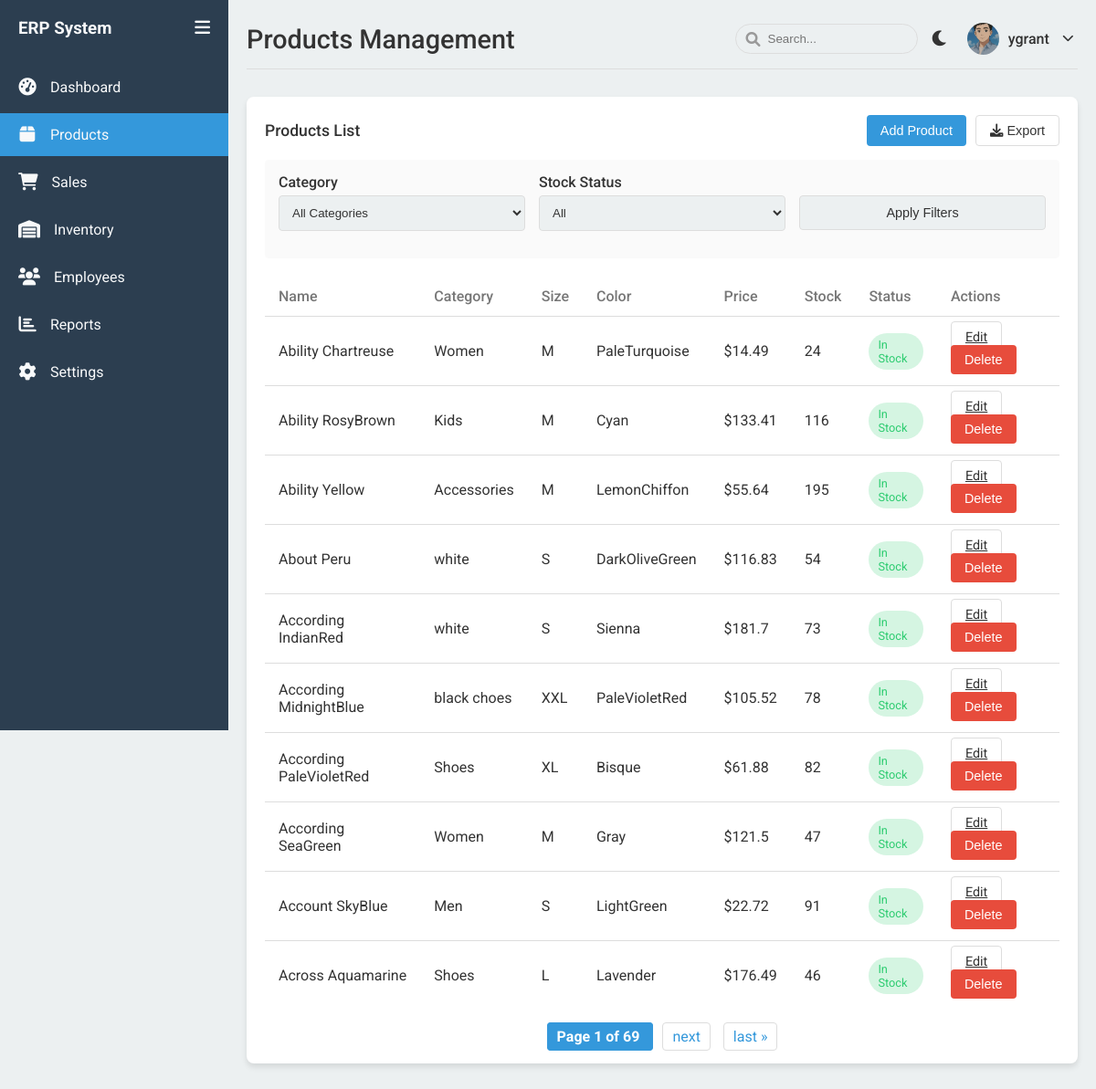
The page /products/ (signed in) on the database its author committed.
### main/models.py (models this page shows, shortened)
class Product(models.Model):
    name = models.CharField(max_length=100)
    category = models.ForeignKey(Category, on_delete=models.CASCADE)
    size = models.CharField(max_length=20, blank=True, null=True)
    color = models.CharField(max_length=50, blank=True, null=True)
    price = models.FloatField()
    stock_quantity = models.IntegerField(default=0)
    created_at = models.DateTimeField(auto_now_add=True)
    updated_at = models.DateTimeField(auto_now=True)

class Category(models.Model):
    name = models.CharField(max_length=100)
    class Meta:
        verbose_name_plural = "Categories"

### main/views.py (the view, shortened to what this page needs)
@login_required
def products(request):
    category_id = request.GET.get('category')
    stock_status = request.GET.get('stock')
    products_list = Product.objects.select_related('category').all()
    if category_id:
        products_list = products_list.filter(category_id=category_id)
    paginator = Paginator(products_list.order_by('name'), 10)
    page = request.GET.get('page', 1)
    products = paginator.get_page(page)
    categories = Category.objects.all()
    context = {
        'products': products,
        'categories': categories,
    }
    return render(request, 'main/products.html', context)

### main/templates/main/products.html (shortened to what this page needs)
{% extends 'main/base.html' %}
{% load static %}
{% block header_title %}Products Management{% endblock %}
{% block content %}
<div class="table-container">
    <div class="table-header">
        <h3 class="table-title">Products List</h3>
        <div class="table-actions">
            <button class="btn btn-primary" id="addProductBtn">Add Product</button>
            <button class="btn btn-outline" id="exportProductsBtn">
                <i class="fas fa-download"></i> Export
            </button>
        </div>
    </div>
    <div class="filter-options">
        <div class="form-row">
            <div class="form-group">
                <label class="form-label">Category</label>
                <select class="form-control" id="categoryFilter">
                    <option value="">All Categories</option>
                </select>
            </div>
            <div class="form-group">
                <label class="form-label">Stock Status</label>
                <select class="form-control" id="stockFilter">
                    <option value="">All</option>
                </select>
            </div>
            <div class="form-group">
                <label class="form-label">&nbsp;</label>
                <button class="btn btn-outline form-control" id="applyFilters">Apply Filters</button>
            </div>
        </div>
    </div>
    <table>
        <thead>
            <tr>
                <th>Name</th>
                <th>Category</th>
                <th>Size</th>
                <th>Color</th>
                <th>Price</th>
                <th>Stock</th>
                <th>Status</th>
                <th>Actions</th>
            </tr>
        </thead>
        <tbody>
            {% for product in products %}
            <tr>
                <td>{{ product.name }}</td>
                <td>{{ product.category.name }}</td>
                <td>{{ product.size|default:"-" }}</td>
                <td>{{ product.color|default:"-" }}</td>
                <td>${{ product.price }}</td>
                <td>{{ product.stock_quantity }}</td>
                <td>
                    {% if product.stock_quantity == 0 %}
                    <span class="status status-danger">Out of Stock</span>
                    {% elif product.stock_quantity < 10 %}
                    <span class="status status-warning">Low Stock</span>
                    {% else %}
                    <span class="status status-success">In Stock</span>
                    {% endif %}
                </td>
                <td>
                    <a href="{% url 'edit_product' product.id %}" class="btn btn-outline btn-sm">Edit</a>
                    <button class="btn btn-danger btn-sm delete-product-btn" data-product-id="{{ product.id }}" data-delete-url="{% url 'delete_product' product.id %}">Delete</button>
                </td>
            </tr>
            {% empty %}
            <tr>
                <td colspan="8" style="text-align: center;">No products found</td>
            </tr>
            {% endfor %}
        </tbody>
    </table>
    {% if products.has_other_pages %}
    <div class="pagination">
        <span class="step-links">
            <span class="current">
                Page {{ products.number }} of {{ products.paginator.num_pages }}
            </span>
            {% if products.has_next %}
                <a href="?page={{ products.next_page_number }}{{ request.GET.urlencode|cut:'page=' }}">next</a>
                <a href="?page={{ products.paginator.num_pages }}{{ request.GET.urlencode|cut:'page=' }}">last &raquo;</a>
            {% endif %}
        </span>
    </div>
    {% endif %}
</div>
{% endblock %}

### main/templates/main/base.html (shortened to what this page needs)
<!DOCTYPE html>
{% load static %}
<html lang="en">
<head>
    <link rel="stylesheet" href="https://cdnjs.cloudflare.com/ajax/libs/font-awesome/6.0.0-beta3/css/all.min.css">
    {% load static %}
    <link rel="stylesheet" href="{% static 'main/css/style.css' %}">
</head>
<body>
    <div class="wrapper">
        <nav class="sidebar" id="sidebar">
            <div class="sidebar-header">
                <h3>ERP System</h3>
                <button class="sidebar-toggle" id="sidebarToggle">
                    <i class="fas fa-bars"></i>
                </button>
            </div>
            <div class="sidebar-menu">
                <ul>
                    <li>
                        <a href="{% url 'dashboard' %}" class="{% if request.path == '/dashboard/' %}active{% endif %}">
                            <span class="icon"><i class="fas fa-tachometer-alt"></i></span>
                            <span class="menu-text">Dashboard</span>
                        </a>
                    </li>
                    <li>
                        <a href="{% url 'products' %}" class="{% if 'products' in request.path %}active{% endif %}">
                            <span class="icon"><i class="fas fa-box"></i></span>
                            <span class="menu-text">Products</span>
                        </a>
                    </li>
                    <li>
                        <a href="{% url 'sales' %}" class="{% if 'sales' in request.path %}active{% endif %}">
                            <span class="icon"><i class="fas fa-shopping-cart"></i></span>
                            <span class="menu-text">Sales</span>
                        </a>
                    </li>
                    <li>
                        <a href="{% url 'inventory' %}" class="{% if 'inventory' in request.path %}active{% endif %}">
                            <span class="icon"><i class="fas fa-warehouse"></i></span>
                            <span class="menu-text">Inventory</span>
                        </a>
                    </li>
                    <li>
                        <a href="{% url 'employees' %}" class="{% if 'employees' in request.path %}active{% endif %}">
                            <span class="icon"><i class="fas fa-users"></i></span>
                            <span class="menu-text">Employees</span>
                        </a>
                    </li>
                    <li>
                        <a href="{% url 'reports' %}" class="{% if 'reports' in request.path %}active{% endif %}">
                            <span class="icon"><i class="fas fa-chart-bar"></i></span>
                            <span class="menu-text">Reports</span>
                        </a>
                    </li>
                    <li>
                        <a href="{% url 'settings' %}" class="{% if 'settings' in request.path %}active{% endif %}">
                            <span class="icon"><i class="fas fa-cog"></i></span>
                            <span class="menu-text">Settings</span>
                        </a>
                    </li>
                </ul>
            </div>
        </nav>
        <div class="main-content" id="mainContent">
            <div class="header">
                <h1>{% block header_title %}Dashboard{% endblock %}</h1>
                <div class="header-actions">
                    <div class="search-box">
                        <i class="fas fa-search"></i>
                        <input type="text" placeholder="Search..." id="searchInput">
                    </div>
                    <button class="theme-toggle" id="themeToggle">
                        <i class="fas fa-moon"></i>
                    </button>
                    <div class="user-profile-dropdown">
                        <div class="user-profile" id="userProfileTrigger">
                            <img src="{% static 'main/img/avatar.jpg' %}" alt="User">
                            <span>{{ request.user.username|default:'Admin' }}</span>
                            <i class="fas fa-chevron-down dropdown-arrow"></i>
                        </div>
                    </div>
                </div>
            </div>
            {% block content %}{% endblock %}
        </div>
    </div>
</body>
</html>

### main/static/main/css/style.css (style rules this page uses)
:root { --primary-color: #3498db; --secondary-color: #2ecc71; --danger-color: #e74c3c; --warning-color: #f39c12; --dark-color: #2c3e50; --light-color: #ecf0f1; --text-color: #333; --text-light: #f8f9fa; --border-color: #ddd; --shadow: 0 4px 6px rgba(0, 0, 0, 0.1); --transition: all 0.3s ease; }
* { margin: 0; padding: 0; box-sizing: border-box; }
body { font-family: 'Roboto', sans-serif; background-color: var(--light-color); color: var(--text-color); transition: var(--transition); }
.wrapper { display: flex; min-height: 100vh; }
.sidebar { width: 250px; background-color: var(--dark-color); color: var(--text-light); transition: var(--transition); position: fixed; height: 100vh; z-index: 1000; }
.sidebar-header { padding: 20px; display: flex; align-items: center; justify-content: space-between; }
.sidebar-header h3 { overflow: hidden; white-space: nowrap; transition: var(--transition); }
.sidebar-toggle { background: none; border: none; color: var(--text-light); cursor: pointer; font-size: 1.2rem; }
.sidebar-menu { padding: 10px 0; }
.sidebar-menu ul { list-style: none; }
.sidebar-menu li { margin-bottom: 5px; }
.sidebar-menu a { display: flex; align-items: center; padding: 12px 20px; color: var(--text-light); text-decoration: none; transition: var(--transition); }
.sidebar-menu a.active { background-color: var(--primary-color); }
.sidebar-menu .icon { margin-right: 15px; font-size: 1.2rem; min-width: 20px; text-align: center; }
.main-content { flex: 1; margin-left: 250px; padding: 20px; transition: var(--transition); }
.header { display: flex; justify-content: space-between; align-items: center; margin-bottom: 30px; padding-bottom: 10px; border-bottom: 1px solid var(--border-color); }
.header h1 { font-size: 1.8rem; font-weight: 500; }
.header-actions { display: flex; align-items: center; gap: 15px; }
.search-box { position: relative; }
.search-box input { padding: 8px 15px; padding-left: 35px; border: 1px solid var(--border-color); border-radius: 20px; background-color: var(--light-color); color: var(--text-color); width: 200px; transition: var(--transition); }
.search-box i { position: absolute; left: 12px; top: 50%; transform: translateY(-50%); color: #999; }
.theme-toggle { background: none; border: none; cursor: pointer; font-size: 1.2rem; color: var(--text-color); }
.user-profile { display: flex; align-items: center; gap: 10px; }
.user-profile img { width: 35px; height: 35px; border-radius: 50%; object-fit: cover; }
.table-container { background-color: #fff; border-radius: 8px; box-shadow: var(--shadow); padding: 20px; margin-bottom: 30px; overflow-x: auto; transition: var(--transition); }
.table-header { display: flex; justify-content: space-between; align-items: center; margin-bottom: 15px; }
.table-title { font-size: 1.1rem; font-weight: 500; }
.table-actions { display: flex; gap: 10px; }
.btn { padding: 8px 15px; border-radius: 4px; border: none; cursor: pointer; font-size: 0.9rem; transition: var(--transition); }
.btn-primary { background-color: var(--primary-color); color: white; }
.btn-danger { background-color: var(--danger-color); color: white; }
.btn-outline { background: none; border: 1px solid var(--border-color); color: var(--text-color); }
table { width: 100%; border-collapse: collapse; }
th, td { padding: 12px 15px; text-align: left; border-bottom: 1px solid var(--border-color); }
th { font-weight: 500; color: #777; }
tr:last-child td { border-bottom: none; }
.status { padding: 5px 10px; border-radius: 20px; font-size: 0.8rem; display: inline-block; }
.status-success { background-color: rgba(46, 204, 113, 0.2); color: var(--secondary-color); }
.form-group { margin-bottom: 15px; }
.form-label { display: block; margin-bottom: 5px; font-weight: 500; }
.form-control { width: 100%; padding: 10px; border: 1px solid var(--border-color); border-radius: 4px; background-color: var(--light-color); color: var(--text-color); transition: var(--transition); }
.form-row { display: grid; grid-template-columns: repeat(auto-fit, minmax(200px, 1fr)); gap: 15px; }
.user-profile-dropdown { position: relative; }
.user-profile { display: flex; align-items: center; gap: 10px; cursor: pointer; padding: 5px; border-radius: 4px; transition: background-color 0.2s ease; }
.user-profile span { font-weight: 500; }
.dropdown-arrow { margin-left: 5px; font-size: 0.8rem; transition: transform 0.2s ease; }

### rows shown on the page
Product: name "Ability Chartreuse", category.name "Women", size "M", color "PaleTurquoise", price "14.49", stock_quantity "24", shows "In Stock"
Product: name "Ability RosyBrown", category.name "Kids", size "M", color "Cyan", price "133.41", stock_quantity "116", shows "In Stock"
Product: name "Ability Yellow", category.name "Accessories", size "M", color "LemonChiffon", price "55.64", stock_quantity "195", shows "In Stock"
Product: name "About Peru", category.name "white", size "S", color "DarkOliveGreen", price "116.83", stock_quantity "54", shows "In Stock"
Product: name "According IndianRed", category.name "white", size "S", color "Sienna", price "181.7", stock_quantity "73", shows "In Stock"
Product: name "According MidnightBlue", category.name "black choes", size "XXL", color "PaleVioletRed", price "105.52", stock_quantity "78", shows "In Stock"
Product: name "According PaleVioletRed", category.name "Shoes", size "XL", color "Bisque", price "61.88", stock_quantity "82", shows "In Stock"
Product: name "According SeaGreen", category.name "Women", size "M", color "Gray", price "121.5", stock_quantity "47", shows "In Stock"
Product: name "Account SkyBlue", category.name "Men", size "S", color "LightGreen", price "22.72", stock_quantity "91", shows "In Stock"
Product: name "Across Aquamarine", category.name "Shoes", size "L", color "Lavender", price "176.49", stock_quantity "46", shows "In Stock"

### other values the page prints
{{ request.user.username|default:'Admin' }} "ygrant"
{{ products.number }} "1"
{{ products.paginator.num_pages }} "69"
